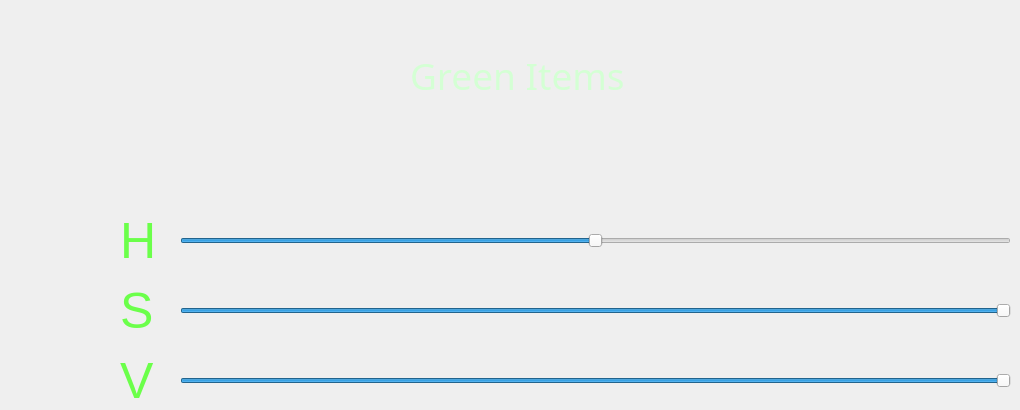
        <widget class="QWidget" name="Green_up_Page">
         <widget class="QLabel" name="label_41">
          <property name="geometry">
           <rect>
            <x>120</x>
            <y>220</y>
            <width>61</width>
            <height>41</height>
           </rect>
          </property>
          <property name="styleSheet">
           <string notr="true">color:rgb(107, 255, 74);
font-size:50px;</string>
          </property>
          <property name="text">
           <string>H</string>
          </property>
         </widget>
         <widget class="QLabel" name="label_37">
          <property name="geometry">
           <rect>
            <x>120</x>
            <y>290</y>
            <width>61</width>
            <height>41</height>
           </rect>
          </property>
          <property name="styleSheet">
           <string notr="true">color:rgb(107, 255, 74);
font-size:50px;</string>
          </property>
          <property name="text">
           <string>S</string>
          </property>
         </widget>
         <widget class="QLabel" name="label_36">
          <property name="geometry">
           <rect>
            <x>410</x>
            <y>10</y>
            <width>251</width>
            <height>131</height>
           </rect>
          </property>
          <property name="sizePolicy">
           <sizepolicy hsizetype="Fixed" vsizetype="Preferred">
            <horstretch>0</horstretch>
            <verstretch>0</verstretch>
           </sizepolicy>
          </property>
          <property name="minimumSize">
           <size>
            <width>20</width>
            <height>20</height>
           </size>
          </property>
          <property name="baseSize">
           <size>
            <width>0</width>
            <height>0</height>
           </size>
          </property>
          <property name="font">
           <font>
            <family>华文隶书</family>
            <pointsize>28</pointsize>
           </font>
          </property>
          <property name="mouseTracking">
           <bool>true</bool>
          </property>
          <property name="tabletTracking">
           <bool>false</bool>
          </property>
          <property name="toolTipDuration">
           <number>0</number>
          </property>
          <property name="whatsThis">
           <string>&lt;html&gt;&lt;head/&gt;&lt;body&gt;&lt;p&gt;智能防疫系统 Demo&lt;/p&gt;&lt;/body&gt;&lt;/html&gt;</string>
          </property>
          <property name="text">
           <string>&lt;html&gt;&lt;head/&gt;&lt;body&gt;&lt;p&gt;&lt;span style=&quot; color:#d4ffd4;&quot;&gt;Green Items&lt;/span&gt;&lt;/p&gt;&lt;/body&gt;&lt;/html&gt;</string>
          </property>
          <property name="indent">
           <number>-4</number>
          </property>
         </widget>
         <widget class="QLabel" name="label_38">
          <property name="geometry">
           <rect>
            <x>120</x>
            <y>360</y>
            <width>61</width>
            <height>41</height>
           </rect>
          </property>
          <property name="styleSheet">
           <string notr="true">color:rgb(107, 255, 74);
font-size:50px;</string>
          </property>
          <property name="text">
           <string>V</string>
          </property>
         </widget>
         <widget class="QLabel" name="label_40">
          <property name="geometry">
           <rect>
            <x>350</x>
            <y>100</y>
            <width>381</width>
            <height>71</height>
           </rect>
          </property>
          <property name="text">
           <string>&lt;html&gt;&lt;head/&gt;&lt;body&gt;&lt;p&gt;&lt;br/&gt;&lt;/p&gt;&lt;/body&gt;&lt;/html&gt;</string>
          </property>
         </widget>
         <widget class="QSlider" name="Green_up_V">
          <property name="geometry">
           <rect>
            <x>180</x>
            <y>360</y>
            <width>831</width>
            <height>41</height>
           </rect>
          </property>
          <property name="maximum">
           <number>255</number>
          </property>
          <property name="value">
           <number>255</number>
          </property>
          <property name="orientation">
           <enum>Qt::Horizontal</enum>
          </property>
         </widget>
         <widget class="QSlider" name="Green_up_H">
          <property name="geometry">
           <rect>
            <x>180</x>
            <y>220</y>
            <width>831</width>
            <height>41</height>
           </rect>
          </property>
          <property name="maximum">
           <number>180</number>
          </property>
          <property name="value">
           <number>90</number>
          </property>
          <property name="orientation">
           <enum>Qt::Horizontal</enum>
          </property>
         </widget>
         <widget class="QSlider" name="Green_up_S">
          <property name="geometry">
           <rect>
            <x>180</x>
            <y>290</y>
            <width>831</width>
            <height>41</height>
           </rect>
          </property>
          <property name="maximum">
           <number>255</number>
          </property>
          <property name="value">
           <number>255</number>
          </property>
          <property name="orientation">
           <enum>Qt::Horizontal</enum>
          </property>
         </widget>
        </widget>
